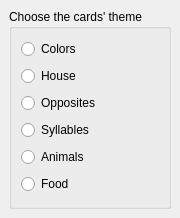
<ui version="4.0" >
 <author></author>
 <comment></comment>
 <exportmacro></exportmacro>
 <class>themeui</class>
 <widget class="QWidget" name="themeui" >
  <property name="geometry" >
   <rect>
    <x>0</x>
    <y>0</y>
    <width>126</width>
    <height>218</height>
   </rect>
  </property>
  <property name="windowTitle" >
   <string>Form</string>
  </property>
  <layout class="QGridLayout" >
   <property name="margin" >
    <number>9</number>
   </property>
   <property name="spacing" >
    <number>6</number>
   </property>
   <item row="0" column="0" >
    <widget class="QGroupBox" name="kcfg_Theme" >
     <property name="whatsThis" >
      <string>This dialog allows you to choose the theme that will be displayed when you return a card. In colors, you will have to match cards that are the same color; the house theme consists of pictures of objects you can find in a house; opposites are geometrical figures that match with opposite colors.</string>
     </property>
     <property name="title" >
      <string>Choose the cards' theme</string>
     </property>
     <layout class="QVBoxLayout" >
      <property name="margin" >
       <number>9</number>
      </property>
      <property name="spacing" >
       <number>6</number>
      </property>
      <item>
       <widget class="QRadioButton" name="colors" >
        <property name="text" >
         <string>Colors</string>
        </property>
       </widget>
      </item>
      <item>
       <widget class="QRadioButton" name="house" >
        <property name="text" >
         <string>House</string>
        </property>
       </widget>
      </item>
      <item>
       <widget class="QRadioButton" name="opposites" >
        <property name="text" >
         <string>Opposites</string>
        </property>
       </widget>
      </item>
      <item>
       <widget class="QRadioButton" name="syllables" >
        <property name="text" >
         <string>Syllables</string>
        </property>
       </widget>
      </item>
      <item>
       <widget class="QRadioButton" name="animals" >
        <property name="text" >
         <string>Animals</string>
        </property>
       </widget>
      </item>
      <item>
       <widget class="QRadioButton" name="food" >
        <property name="text" >
         <string>Food</string>
        </property>
       </widget>
      </item>
     </layout>
    </widget>
   </item>
  </layout>
 </widget>
 <pixmapfunction></pixmapfunction>
 <resources/>
 <connections/>
</ui>
